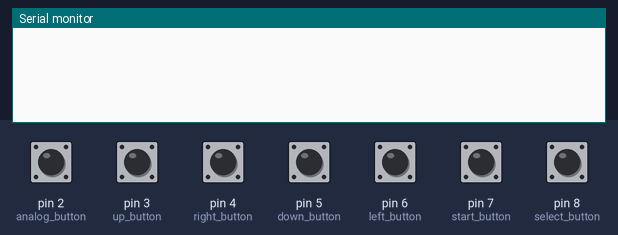
Recording of a sketch running on a simulated Arduino Uno, built with avr-gcc and run on an emulated ATmega328P. On the bench: the last lines printed to the serial monitor. Inputs (shaded band) come from the test bench; at power-on: pin 2 (analog_button), pin 3 (up_button), pin 4 (right_button), pin 5 (down_button), pin 6 (left_button), pin 7 (start_button), pin 8 (select_button) HIGH.

Above: at 1.2 s.
1.3 s: pin 2 (analog_button) pulled LOW for 0.15 s
At 2.4 s:
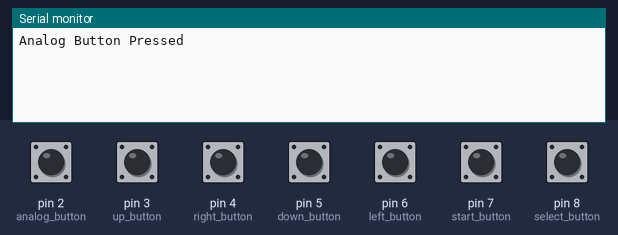
3.3 s: pin 3 (up_button) pulled LOW for 0.15 s
At 5.0 s:
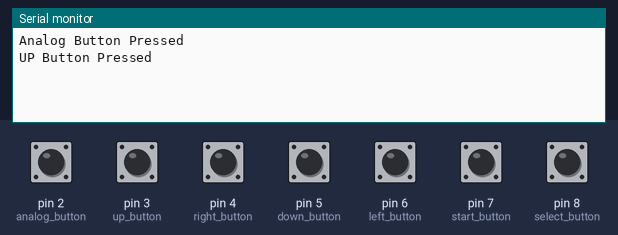
5.3 s: pin 4 (right_button) pulled LOW for 0.15 s
At 6.7 s:
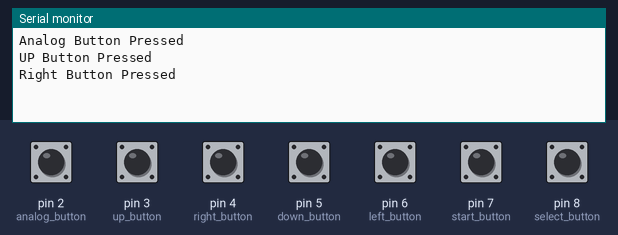
7.3 s: pin 5 (down_button) pulled LOW for 0.15 s
At 8.2 s:
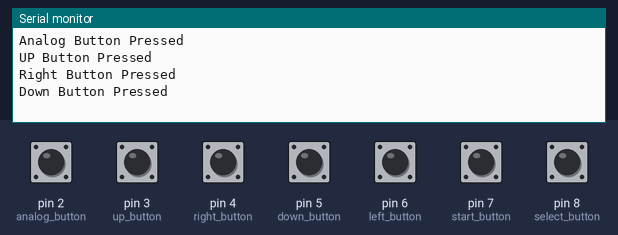
9.3 s: pin 6 (left_button) pulled LOW for 0.15 s
At 10.9 s:
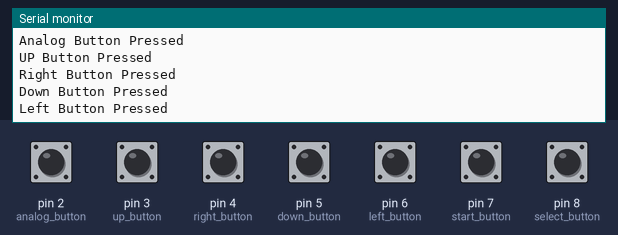
11.3 s: pin 7 (start_button) pulled LOW for 0.15 s
At 12.5 s:
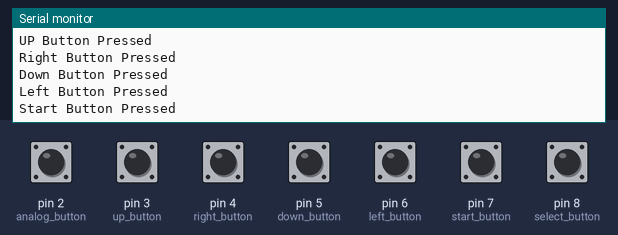

The sketch:

TEST_RF.ino
```cpp
//Arduino Joystick shield Code


int up_button     = 3; // Boton Amarillo - A
int down_button   = 5; // Boton Amarillo - C
int left_button   = 6; // Boton Azul     - D
int right_button  = 4; // Boton Azul     - B
int start_button  = 7; // Boton F
int select_button = 8; // Boton E
int analog_button = 2; //
int x_axis = A0;
int y_axis = A1;
int buttons[]={up_button, down_button,left_button,
               right_button,start_button,select_button,analog_button};


void setup(){
     for(int i; i <7 ; i++)
     {
         pinMode(buttons[i],INPUT);
         digitalWrite(buttons[i],HIGH);
     }
     Serial.begin(9600);

}

void loop(){

      if(digitalRead(up_button)==LOW)
      {
        delay(500);
        Serial.println("UP Button Pressed");
      }

       else if(digitalRead(down_button)==LOW)
       {
        delay(500);
        Serial.println("Down Button Pressed");
      }
       else if(digitalRead(left_button)==LOW)
      {
       delay(500);
        Serial.println("Left Button Pressed");
      }
       else if(digitalRead(right_button)==LOW)
       {
       delay(500);
        Serial.println("Right Button Pressed");
      }
       else if(digitalRead(start_button)==LOW)
       {
        delay(500);

        Serial.println("Start Button Pressed");
      }
       else if(digitalRead(select_button)==LOW)
       {
        delay(500);
        Serial.println("Select Button Pressed");
      }
       else if(digitalRead(analog_button)==LOW)
       {
        delay(500);
        Serial.println("Analog Button Pressed");
      }
      //Serial.print("\n X = "),Serial.print(analogRead(x_axis)),Serial.print(" \n Y = "), Serial.print(analogRead(y_axis));
      //Serial.print("  ");
      //delay(500);
}
```

Measured:
- after the input at 1.3 s, the serial monitor: prints a new line after 0.50 s (image 1)
- after the input at 3.3 s, the serial monitor: prints a new line after 0.50 s (image 2)
- after the input at 5.3 s, the serial monitor: prints a new line after 0.50 s (image 3)
- after the input at 7.3 s, the serial monitor: prints a new line after 0.50 s (image 4)
- after the input at 9.3 s, the serial monitor: prints a new line after 0.50 s (image 5)
- after the input at 11.3 s, the serial monitor: prints a new line after 0.50 s (image 6)
